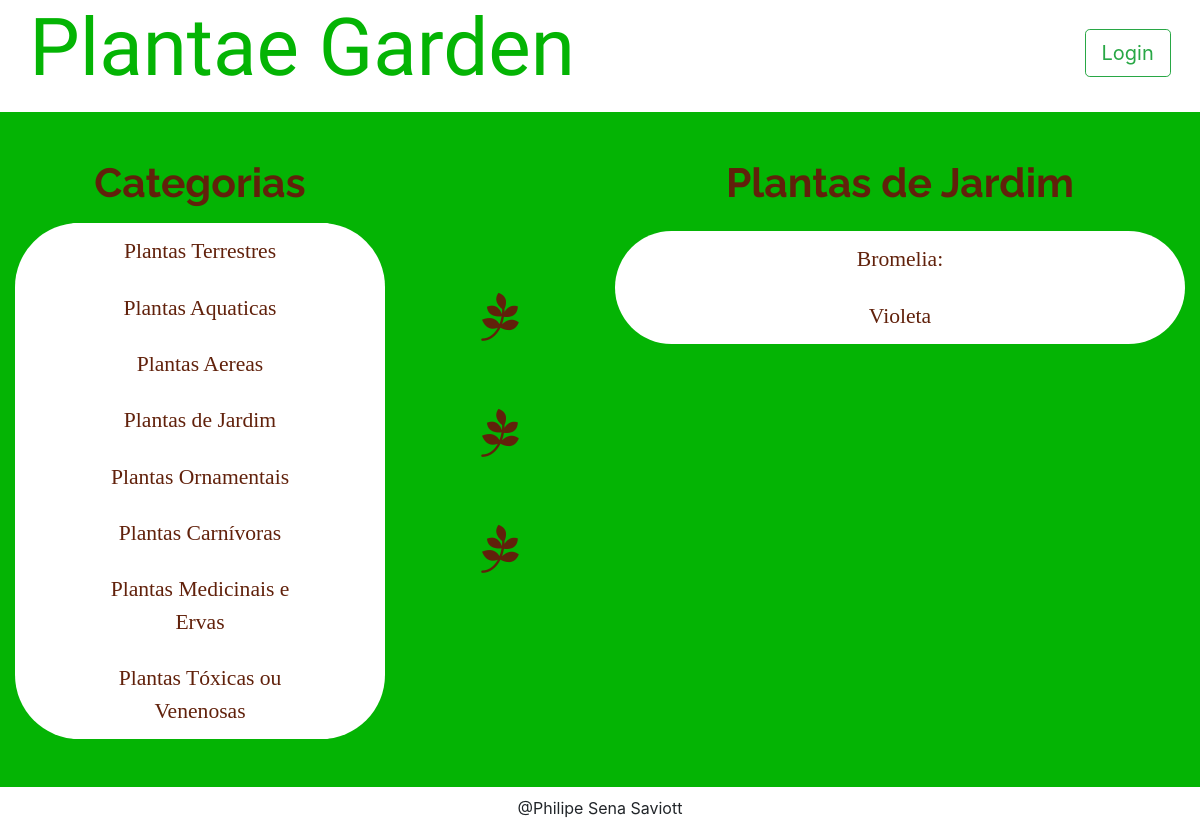
Page /category/4/items on the committed database.
### models.py (models this page shows, shortened)
class Category(Base):
    __tablename__ = 'category'
    id = Column(Integer, primary_key=True)
    name = Column(String(50), nullable=False)
    user_id = Column(Integer, ForeignKey('user.id'))
    user = relationship(User)

class Item(Base):
    __tablename__ = 'item'
    id = Column(Integer, primary_key=True)
    name = Column(String(50), nullable=False)
    description = Column(String(1000), nullable=False)
    category_id = Column(Integer, ForeignKey('category.id'))
    category = relationship(Category)
    user_id = Column(Integer, ForeignKey('user.id'))
    user = relationship(User)

### application.py (the view, shortened to what this page needs)
@app.route('/category/<int:category_id>/items')
def categoryFunction(category_id):
    category = session.query(Category)
    category2 = session.query(Category).filter_by(id=category_id).first()
    if not hasattr(category2, 'id'):
        return "this category not exist"
    items = session.query(Item).filter_by(category_id=category2.id)
    if 'username' not in login_session:
        if items.count() == 0:
            flash("You have no items yet!")
            return render_template(
                'publicCategory.html',
                plantas=category, plantas2=category2, itemName=items)
        else:
            return render_template(
                'publicCategory.html',
                plantas=category, plantas2=category2, itemName=items)

### templates/publicCategory.html (shortened to what this page needs)
{% extends "main.html" %}
{% block content %}
{% include "header.html" %}
      <section class="row main-body">
        <div class="col-md-9">
        </div>
      </section>
      <section class="row main-body">
        <div id="item-description" class="col-md-4">
          <h2 class="cat-title">Categorias</h2>
          <div class="cat-all-list">
            {% for i in plantas %}
              <div class="list-group cat-list">
                <a href="{{ url_for('categoryFunction', category_id=i.id)}}" class="list-group-item">{{ i.name }}</a>
              </div>
            {% endfor %}
          </div>
        </div>
        <ul class="col-md-2 tree-list">
          <li><i class="fa fa-pagelines"></i></li>
          <li><i class="fa fa-pagelines"></i></li>
          <li><i class="fa fa-pagelines"></i></li>
        </ul>
        <div id="item-description" class="col-md-6">
          <h2 class="cat-title">{{ plantas2.name }}</h2>
          <div class="cat-all-list">
            {% for i in itemName %}
              <div class="list-group cat-list">
                <a href="{{ url_for('itemFunction', item_id=i.id, category_id=plantas2.id)}}" class="list-group-item" class="list-group-item">{{ i.name }}</a>
              </div>
            {% endfor %}
          </div>
        </div>
      </section>
{% endblock %}

### static/styles.css (style rules this page uses)
a:hover, a:visited, a:link, a:active { text-decoration: none; }
.list-group-item { color: #61210B; border: 0px; font-family: 'Crimson Text', serif; font-size: 135%; text-align: center; }
#item-description { margin: 2.5% 0 4% 0; }
.main-body { background-color: #04B404; }
.cat-list { border: 10px; border-radius: 20em; margin-left: 15%; width: 70% }
.cat-all-list { background-color: white; border-radius: 4em; }
.cat-title { text-align:center; margin-bottom: 4%; font-family: 'Raleway', sans-serif; font-size: 255%; color: #61210B; font-weight: bold; }
.tree-list { margin: 8% 0 0 0; list-style: none; color: #61210B; text-align: center; }
.tree-list .fa-pagelines { margin: 40% 0 0 0; font-size: 300%; }

### rows in the picture
Category: name "Plantas Terrestres"
Category: name "Plantas Aquaticas"
Category: name "Plantas Aereas"
Category: name "Plantas de Jardim"
Category: name "Plantas Ornamentais"
Category: name "Plantas Carnívoras"
Category: name "Plantas Medicinais e Ervas"
Category: name "Plantas Tóxicas ou Venenosas"
Item: name "Bromelia:"
Item: name "Violeta"
